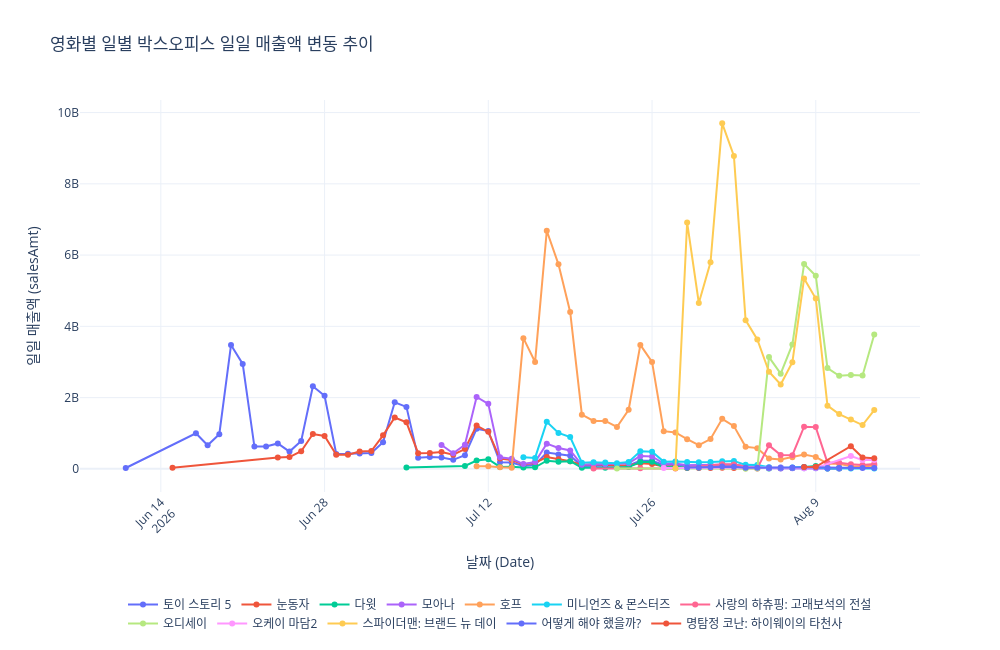

Notebook code for this chart:
### Markdown cell above
### 4-1-2. 기간에 따른 일일 매출액 변화

### Code cell
draw_lineChart(merged_df, 'salesAmt', '영화별 일별 박스오피스 일일 매출액 변동 추이', '일일 매출액')
